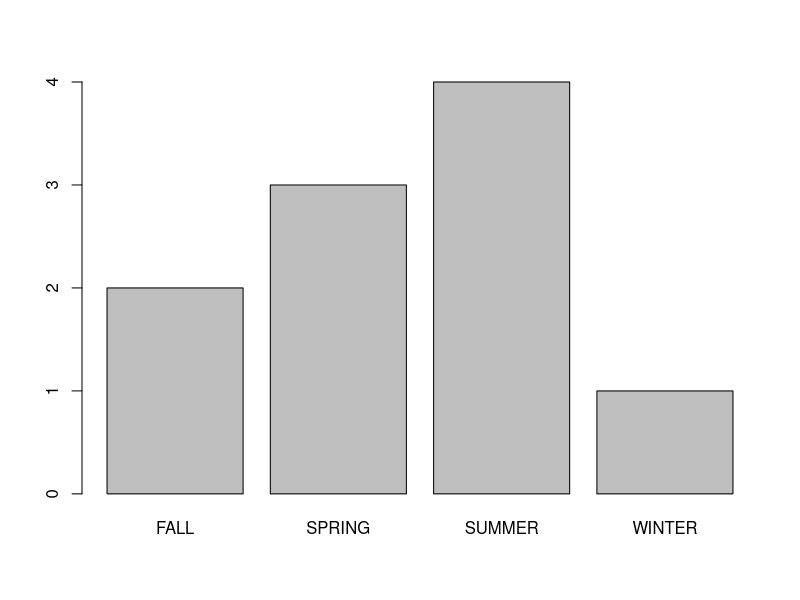
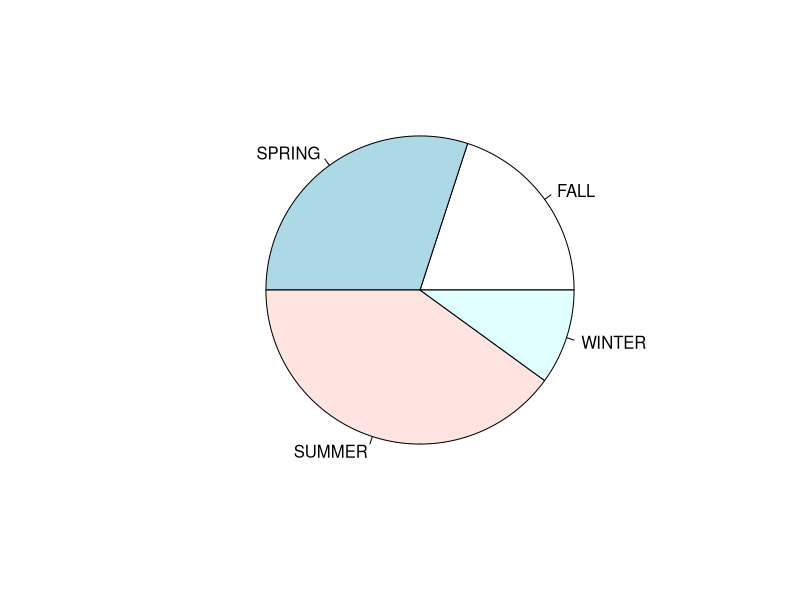
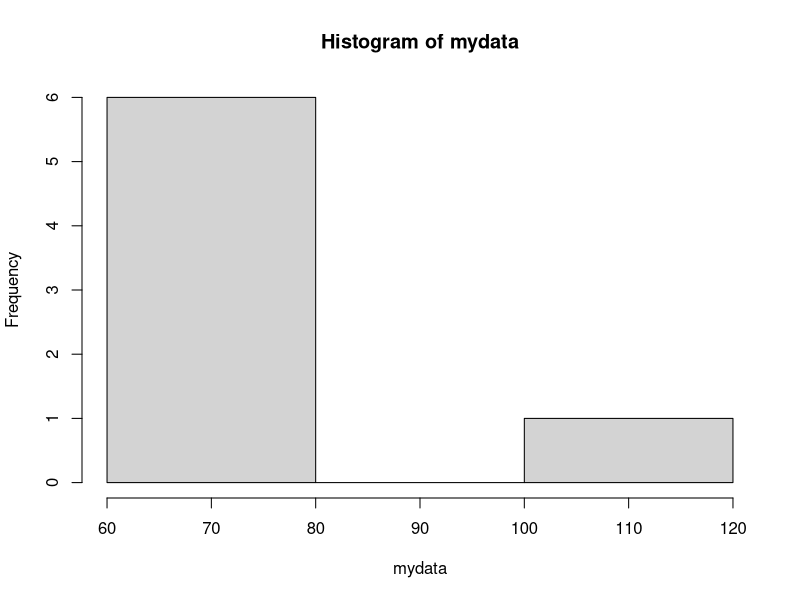
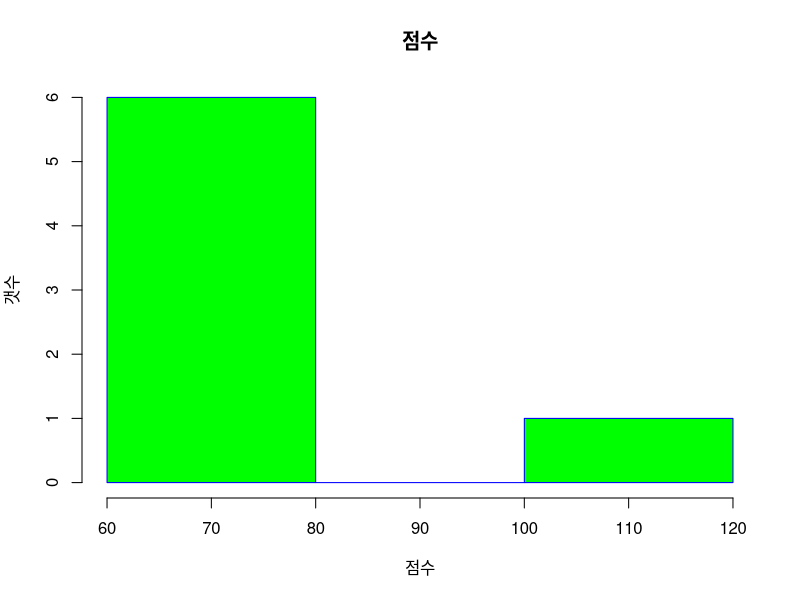
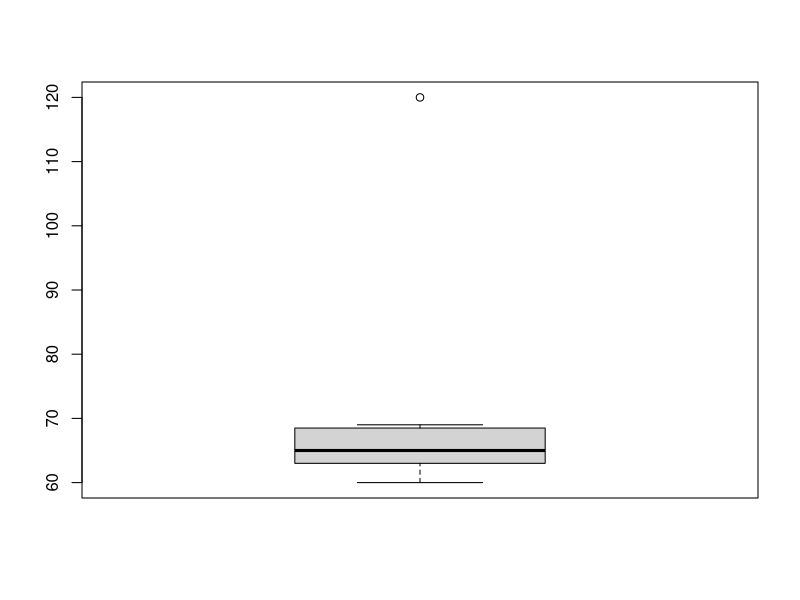
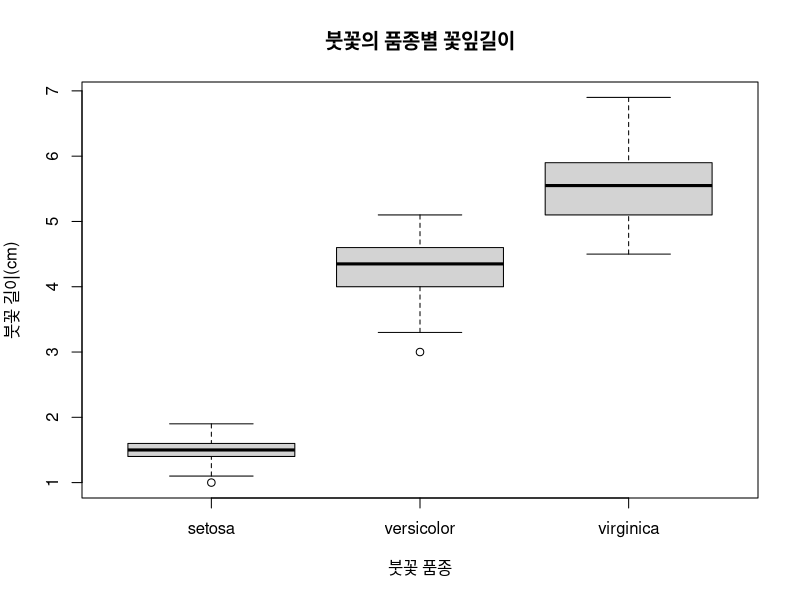
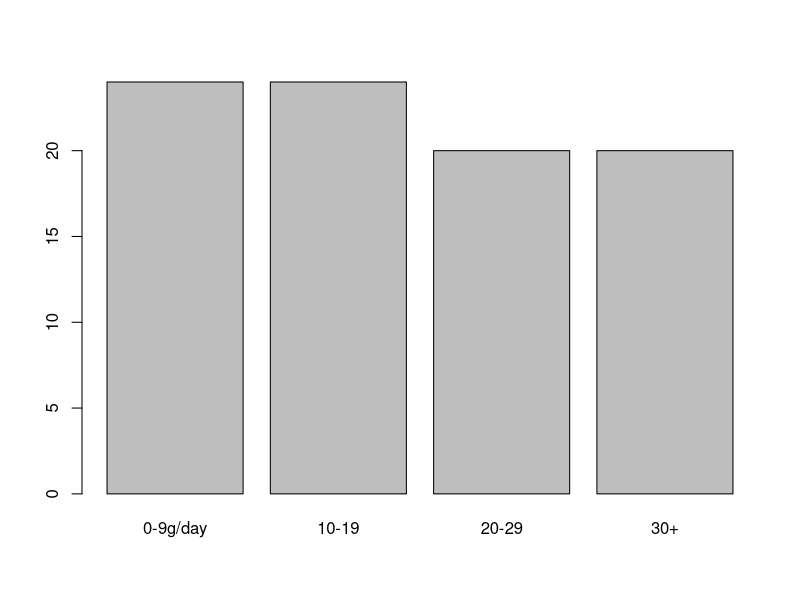
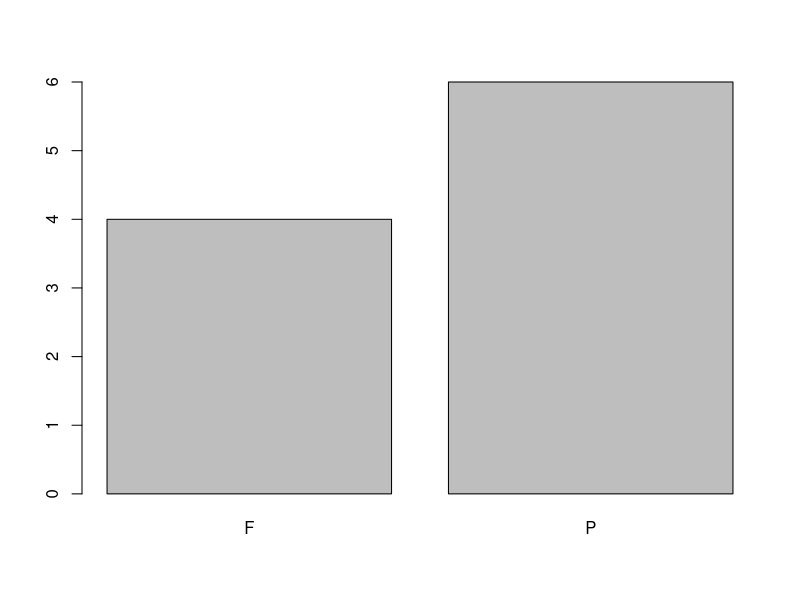

Write R code to recreate these figures, in order.
favorite <- c('WINTER', 'SUMMER', 'SPRING', 'SUMMER', 'SUMMER','FALL', 'FALL', 'SUMMER', 'SPRING', 'SPRING')
table(favorite)# 도수분포표
table(favorite)/length(favorite)

ds<-table(favorite)
barplot(ds)
pie(ds)

#단일 변수의 연속형 자료형
weight=c(60,62,64,65,68,69)
weight.heavy<-c(weight,120)
weight.heavy

#산술평균
mean(weight)
mean(weight.heavy)

#중위수 중앙값
median(weight)
median(weight.heavy)

#사분위수
mydata=c(60,62,64,65,68,69,120)
quantile(mydata)
quantile(mydata,(0:10)/10) #10퍼간격
summary(mydata)

var(mydata) #분산
sd(mydata) #표준편차
range(mydata) #값의 범위
diff(range(mydata)) #최댓값 , 최솟값 차이
hist(mydata)
hist(mydata, main="점수",xlab = '점수', ylab = '갯수', border = 'blue',col = 'green',
     breaks=4)

boxplot(mydata)
boxplot.stats(mydata)

unique(iris$Species)
iris
class(iris)
boxplot(Petal.Length~Species, data=iris, main='붓꽃의 품종별 꽃잎길이',
        xlab='붓꽃 품종',
        ylab='붓꽃 길이(cm)')


par(mfrow=c(2,2)) # 그래프 총 2*2 행렬로 4개 출력가능
par(mfrow=c(1,1)) # 다시 되돌리기

#1-1
class(esoph)
head(esoph)
tabaco<-esoph[,'tobgp']
tabaco
#1-2
unique(tabaco)
#1-3
aday<-table(tabaco)
#1-4
barplot(aday)


#2-1
result=c('P','P','F','P','F','P','F','P','P','F')
#2-2
score=table(result)
#2-3
barplot(score)
#2-4
pie(score)

#3-1
season=c('여름','겨울','봄','가을','여름','가을','겨울','여름'
         ,'여름','가을')
#3-2
season.1=table(season)
#3-3
barplot(season.1)
#3-4
pie(season.1)

#4-1
score=c(90,85,73,80,85,65,78,50,68,96)
names(score)<-c('KOR','ENG','ATH','HIST','SOC','MUSIC','BIO',
                'EARTH','PHY','ART')
#4-2
score
#4-3
mean(score)
median(score)
#4-4
sd(score)
#4-5
names(score[score==max(score)])
#4-6
boxplot(score)
boxplot.stats(score)
#4-7
barplot(score,main='학생성적',col='purple')
# (1) 중량(wt)의 평균값, 중앙값, 절사평균값(절사범위: 15%), 표준편차를 각각 구하시오.
class(mtcars)
wt=mtcars[,'wt']
wt
mean(wt)
median(wt)
mean(wt,trim=0.15)
sd(wt)
# (2) 중량(wt)에 대해 summary( ) 함수의 적용 결과를 출력하시오.
summary(wt)
# (3) 실린더수(cyl)에 대해 도수분포표를 출력하시오.
cyl=mtcars[,'cyl']
table(cyl)
# (4) 앞에서 구한 도수분포표를 막대그래프로 출력하시오.
barplot(cyl) 
# (5) 중량(wt)의 히스토그램을 출력하시오.
hist(cyl)
# (6) 중량(wt)에 대해 상자그림을 출력하시오.(단, 상자그림으로부터 관찰할 수 있는 정보를 함께 출력하시오.)
boxplot(wt) 
# (7) 배기량(disp)에 대한 상자그림을 출력하시오.(단, 상자그림으로부터 관찰할 수 있는 정보를 함께 출력하시오.)
disp=mtcars[,'disp']
boxplot(disp)
# (8) 기어수(gear)를 그룹 정보로 하여 연비(mpg) 자료에 대해 상자그림을 작성하고, 각 그룹의 상자그림을 비교하여 관찰할 수 있는 것이 무엇인지 나타내시오.
slq=mtcars[,c('gear','mpg')]
slq
table(slq)
boxplot(slq)

# 6. R에서 제공하는 trees 데이터셋에 대해 다음 문제를 해결하기 위한 R 코드를 작성하시오.

# (1) trees 데이터셋의 앞쪽 일부 데이터만 출력하시오.
head(trees) 
# (2) 나무 지름(Girth)의 평균값, 중앙값, 절사평균값(절사범위: 15%), 표준편차를 각각 구하시오.
girth=trees[,'Girth'] 
mean(girth)
median(girth)
mean(girth,trim=0.15)
sd(girth)
# (3) 나무 지름(Girth)에 대해 히스토그램을 작성하시오.
gt=table(girth)
hist(gt)
# (4) 나무 지름(Girth)에 대해 상자그림을 작성하시오.
boxplot(gt) 
# (5) 나무 높이(Height)의 평균값, 중앙값, 절사평균값(절사범위: 15%), 표준편차를 각각 구하시오.
Height=trees[,'Height'] 
mean(Height)
median(Height)
mean(Height,trim=0.15)
sd(Height)
# (6) 나무 높이(Height)에 대해 히스토그램을 작성하시오.
hist(Height) 
# (7) 나무 높이(Height)에 대해 상자그림을 작성하시오.
boxplot(Height)

# 7. R에서 제공하는 Orange 데이터셋에 대해 다음 문제를 해결하기 위한 R 코드를 작성하시오.
# 
# (1) Orange 데이터셋의 앞쪽 일부 데이터만 출력하시오.
head(Orange)
# (2) 나무 연령(age)의 평균값, 중앙값, 절사평균값(절사범위: 15%), 표준편차를 각각 구하시오.
age=Orange[,'age'] 
mean(age)
median(age)
mean(age,trim=0.15)
sd(age)
# (3) 나무 연령(age)에 대해 히스토그램을 작성하시오.
hist(age)
# (4) 나무 연령(age)에 대해 상자그림을 작성하되 그룹(Tree)을 구분하여 작성하시오.
boxplot(age,xlab='Tree')
# (5) 나무 둘레(circumference)의 평균값, 중앙값, 절사평균값(절사범위: 15%), 표준편차를 각각 구하시오.(단, 그룹(Tree) 번호 2는 제외하시오.)
circumference=Orange[,'circumference'] 
mean(circumference)
median(circumference)
mean(circumference,trim=0.15)
sd(circumference)
# (6) 나무 둘레(circumference)에 대해 히스토그램을 작성하시오.(단, 그룹(Tree) 번호 2는 제외하시오.)
hist(circumference) 
# (7) 나무 둘레(circumference)에 대해 상자그림을 작성하되 그룹(Tree)을 구분하여 작성하시오.
boxplot(circumference,xlab='Tree')
